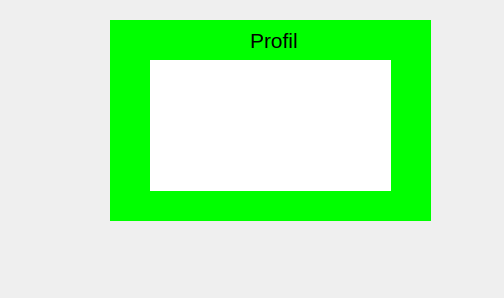
<?xml version="1.0" encoding="UTF-8"?>
<ui version="4.0">
 <class>Form</class>
 <widget class="QWidget" name="Form">
  <property name="geometry">
   <rect>
    <x>0</x>
    <y>0</y>
    <width>504</width>
    <height>298</height>
   </rect>
  </property>
  <property name="windowTitle">
   <string>Form</string>
  </property>
  <widget class="QWidget" name="widget" native="true">
   <property name="geometry">
    <rect>
     <x>110</x>
     <y>20</y>
     <width>321</width>
     <height>201</height>
    </rect>
   </property>
   <property name="styleSheet">
    <string notr="true">background-color: rgb(0, 255, 0);</string>
   </property>
   <widget class="QLabel" name="label">
    <property name="geometry">
     <rect>
      <x>40</x>
      <y>40</y>
      <width>241</width>
      <height>131</height>
     </rect>
    </property>
    <property name="styleSheet">
     <string notr="true">background-color: rgb(255, 255, 255);</string>
    </property>
    <property name="text">
     <string/>
    </property>
   </widget>
   <widget class="QLabel" name="label_2">
    <property name="geometry">
     <rect>
      <x>140</x>
      <y>10</y>
      <width>61</width>
      <height>21</height>
     </rect>
    </property>
    <property name="font">
     <font>
      <pointsize>16</pointsize>
     </font>
    </property>
    <property name="text">
     <string>Profil</string>
    </property>
   </widget>
  </widget>
 </widget>
 <resources/>
 <connections/>
</ui>
